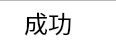
<?xml version="1.0" encoding="UTF-8"?>
<ui version="4.0">
 <class>success</class>
 <widget class="QWidget" name="success">
  <property name="geometry">
   <rect>
    <x>0</x>
    <y>0</y>
    <width>116</width>
    <height>51</height>
   </rect>
  </property>
  <property name="windowTitle">
   <string>success</string>
  </property>
  <widget class="QTextBrowser" name="textBrowser">
   <property name="geometry">
    <rect>
     <x>-80</x>
     <y>0</y>
     <width>256</width>
     <height>192</height>
    </rect>
   </property>
   <property name="html">
    <string>&lt;!DOCTYPE HTML PUBLIC &quot;-//W3C//DTD HTML 4.0//EN&quot; &quot;http://www.w3.org/TR/REC-html40/strict.dtd&quot;&gt;
&lt;html&gt;&lt;head&gt;&lt;meta name=&quot;qrichtext&quot; content=&quot;1&quot; /&gt;&lt;style type=&quot;text/css&quot;&gt;
p, li { white-space: pre-wrap; }
&lt;/style&gt;&lt;/head&gt;&lt;body style=&quot; font-family:'SimSun'; font-size:9pt; font-weight:400; font-style:normal;&quot;&gt;
&lt;p align=&quot;center&quot; style=&quot; margin-top:0px; margin-bottom:0px; margin-left:0px; margin-right:0px; -qt-block-indent:0; text-indent:0px;&quot;&gt;&lt;span style=&quot; font-size:18pt;&quot;&gt;成功&lt;/span&gt;&lt;/p&gt;&lt;/body&gt;&lt;/html&gt;</string>
   </property>
  </widget>
 </widget>
 <layoutdefault spacing="6" margin="11"/>
 <resources/>
 <connections/>
</ui>
